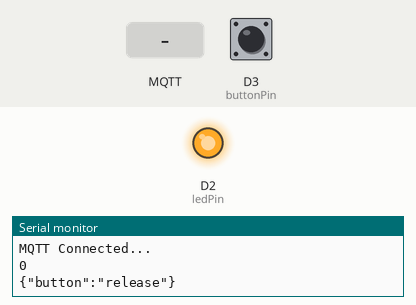
Recording of a sketch running on a simulated ESP8266 (NodeMCU). On the bench: output pins drawn as LEDs (lit = HIGH), the last lines printed to the serial monitor. Inputs (shaded band) come from the test bench; at power-on: D3 (buttonPin) LOW. WiFi joins after 1.5 s; servers stay silent unless stated; no MQTT or app messages arrive unless stated.

Above: at 2.7 s.
2.8 s: D3 (buttonPin) pulled HIGH for 0.15 s
At 2.87 s:
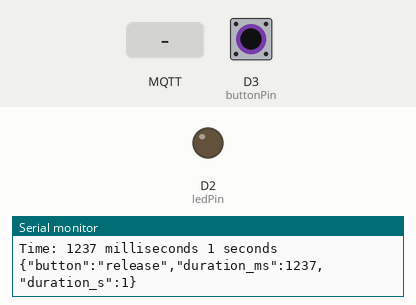
5.9 s: MQTT message "off" arrives on the first subscribed topic
At 6.7 s:
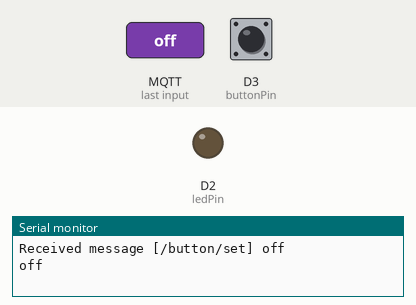
7.4 s: D3 (buttonPin) pulled HIGH for 1 s
At 9.6 s:
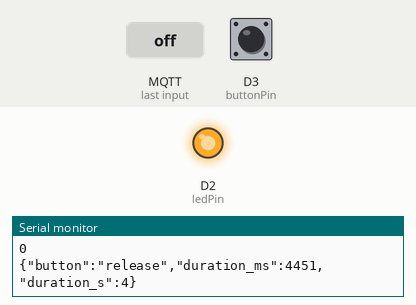
9.9 s: D3 (buttonPin) pulled HIGH for 3.2 s
At 11.0 s:
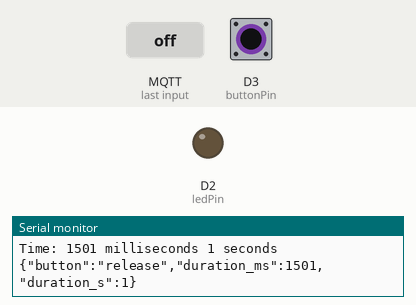
Timing chart, 0 to 14.6 s (numbered marks = the images above; inputs shaded):
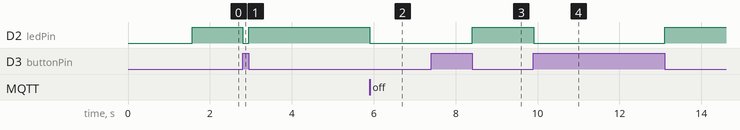

The sketch:

mqtt_button.ino
```cpp
// Dieses Skript sendet den State eines Buttons mit dauer wie lange dieser gedrückt wurde.
// Zusätzlich gibt es eine LED die ebenfalls über MQTT gesteuert werden kann

#include <ESP8266WiFi.h>
#include <PubSubClient.h>
#include <string.h>
#include <ArduinoJson.h>

const char* SSID = "intia";
const char* PSK = "BuntesLicht10";
const char* MQTT_BROKER = "openhabianpi.local";
const char* TOPIC = "/button"; // Toppic an das gesendet wird

const char* TOPIC_SUB = "/button/set"; // Topic das Oboniert wird
//Wird an dieses Topic "on" gesendet so geht die LED an. "off" zum aus schalten.

WiFiClient espClient;
PubSubClient client(espClient);

const int capacity = JSON_OBJECT_SIZE(50);
StaticJsonDocument<capacity> doc;

const int buttonPin = D3;     // Button-Pin
const int ledPin =  D2;      // LED-Pin

int buttonState = 1;         // Status des Buttons

// Variabeln um die Zeit zu berechnen
unsigned long startTime;
unsigned long pressTime;

void setup() {
  pinMode(ledPin, OUTPUT);
  pinMode(buttonPin, INPUT);
  Serial.begin(115200);

  setup_wifi();
  client.setServer(MQTT_BROKER, 1883);
  client.setCallback(callback);
}

// Diese Funktion Empfängt Topics und printet diese in an Serial. Zusätzlich schaltet diese die LED.
// ToDO: LED Status kann noch nicht gezielt abgerufen werden.
void callback(char* topic, byte* payload, unsigned int length) {
  Serial.print("Received message [");
  Serial.print(topic);
  Serial.print("] ");
  char msg[length + 1];
  for (int i = 0; i < length; i++) {
    Serial.print((char)payload[i]);
    msg[i] = (char)payload[i];
  }
  Serial.println();

  msg[length] = '\0';
  Serial.println(msg);

  if (strcmp(msg, "on") == 0) {
    digitalWrite(ledPin, HIGH);
  }
  else if (strcmp(msg, "off") == 0) {
    digitalWrite(ledPin, LOW);
  }
}

void setup_wifi() {
  delay(10);
  Serial.println();
  Serial.print("Connecting to ");
  Serial.println(SSID);

  WiFi.begin(SSID, PSK);

  while (WiFi.status() != WL_CONNECTED) {
    delay(500);
    Serial.print(".");
  }

  Serial.println("");
  Serial.println("WiFi connected");
  Serial.println("IP address: ");
  Serial.println(WiFi.localIP());
}

void reconnect() {
  while (!client.connected()) {
    Serial.println("Reconnecting MQTT...");
    if (!client.connect("ESP8266Client")) {
      Serial.print("failed, rc=");
      Serial.print(client.state());
      Serial.println(" retrying in 5 seconds");
      delay(5000);
    }
  }
  client.subscribe(TOPIC_SUB);
  Serial.println("MQTT Connected...");
}

// ToDO: Die Buttonsteuerung in eine eigene Funktion packen.
void loop() {
  if (!client.connected()) {
    reconnect();
  }
  client.loop();


  // Überprüfung ob der Zustand des Buttons sich geändert hat
  if (buttonState != digitalRead(buttonPin)) {

    //Butten ist nicht gedrückt. Die Zeit wird berechnet
    if (digitalRead(buttonPin) == HIGH) {
      pressTime = millis() - startTime;
      buttonState = digitalRead(buttonPin);
      digitalWrite(ledPin, LOW);

      // Elemente werden an ein Json übergeben das später gesendet wird
      doc["button"] = "release";
      doc["duration_ms"] = pressTime;
      doc["duration_s"] = int(pressTime / 1000);

      Serial.println(buttonState);
      Serial.print("Time: ");
      Serial.print(pressTime);
      Serial.print(" milliseconds ");
      Serial.print(int(pressTime / 1000));
      Serial.println(" seconds");

      startTime = millis(); // Timer wird "zurückgesetzt"

      // Nachricht wird gepackt und an MQTT gesendet.
      char message[256];
      serializeJson(doc, message);
      Serial.println(message);
      client.publish(TOPIC, message);

      delay(100); // Verzögerung um den Button zu entprellen

    } else if (digitalRead(buttonPin) == LOW) {

      startTime = millis(); // Setzt den Presstimmer zurück

      buttonState = digitalRead(buttonPin);
      // ToDo: in der Json stehen immer noch die alten Zeiten beim Drücken des Knopfes. Gehört nur in den Release-State
      doc["button"] = "release";

      // LED aus
      buttonState = LOW;
      Serial.println(buttonState);
      digitalWrite(ledPin, HIGH);

      char message[256];
      serializeJson(doc, message);
      Serial.println(message);
      client.publish(TOPIC, message);

      delay(100); // Verzögerung um den Button zu entprellen
    }
  }
}
```

Measured:
- after the input at 2.8 s, D2 (ledPin): HIGH → LOW at once, → HIGH 0.15 s later
- after the input at 5.9 s, D2 (ledPin): HIGH → LOW at once
- after the input at 7.4 s, D2 (ledPin): LOW → HIGH after 1.0 s
- after the input at 9.9 s, D2 (ledPin): HIGH → LOW at once, → HIGH 3.2 s later
